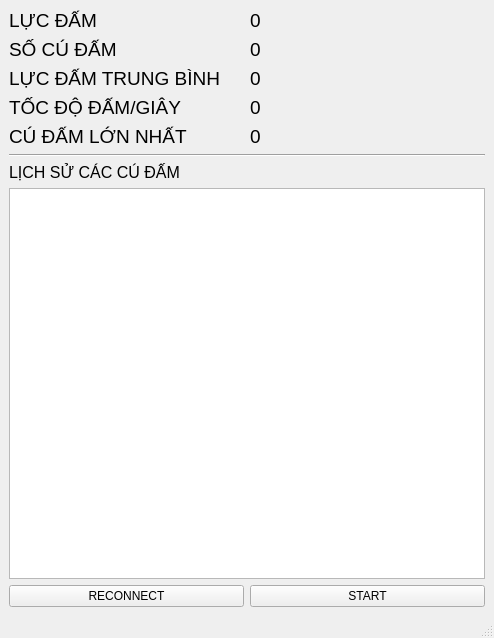
<?xml version="1.0" encoding="UTF-8"?>
<ui version="4.0">
 <class>MainWindow</class>
 <widget class="QMainWindow" name="MainWindow">
  <property name="geometry">
   <rect>
    <x>0</x>
    <y>0</y>
    <width>494</width>
    <height>638</height>
   </rect>
  </property>
  <property name="windowTitle">
   <string>MainWindow</string>
  </property>
  <widget class="QWidget" name="centralwidget">
   <layout class="QGridLayout" name="gridLayout">
    <item row="4" column="1">
     <widget class="QLabel" name="label_5">
      <property name="font">
       <font>
        <pointsize>14</pointsize>
       </font>
      </property>
      <property name="text">
       <string>CÚ ĐẤM LỚN NHẤT</string>
      </property>
     </widget>
    </item>
    <item row="6" column="1">
     <widget class="QLabel" name="label_6">
      <property name="font">
       <font>
        <pointsize>12</pointsize>
       </font>
      </property>
      <property name="text">
       <string>LỊCH SỬ CÁC CÚ ĐẤM</string>
      </property>
     </widget>
    </item>
    <item row="2" column="1">
     <widget class="QLabel" name="label">
      <property name="font">
       <font>
        <pointsize>14</pointsize>
       </font>
      </property>
      <property name="text">
       <string>LỰC ĐẤM TRUNG BÌNH</string>
      </property>
     </widget>
    </item>
    <item row="1" column="1">
     <widget class="QLabel" name="label_4">
      <property name="font">
       <font>
        <pointsize>14</pointsize>
       </font>
      </property>
      <property name="text">
       <string>SỐ CÚ ĐẤM</string>
      </property>
     </widget>
    </item>
    <item row="8" column="1">
     <widget class="QPushButton" name="pushButton">
      <property name="text">
       <string>RECONNECT</string>
      </property>
     </widget>
    </item>
    <item row="7" column="1" colspan="2">
     <widget class="QTableView" name="tableView"/>
    </item>
    <item row="3" column="1">
     <widget class="QLabel" name="label_3">
      <property name="font">
       <font>
        <pointsize>14</pointsize>
       </font>
      </property>
      <property name="text">
       <string>TỐC ĐỘ ĐẤM/GIÂY</string>
      </property>
     </widget>
    </item>
    <item row="0" column="1">
     <widget class="QLabel" name="label_2">
      <property name="font">
       <font>
        <pointsize>14</pointsize>
       </font>
      </property>
      <property name="text">
       <string>LỰC ĐẤM</string>
      </property>
     </widget>
    </item>
    <item row="8" column="2">
     <widget class="QPushButton" name="pushButton_2">
      <property name="text">
       <string>START</string>
      </property>
     </widget>
    </item>
    <item row="0" column="2">
     <widget class="QLabel" name="label_7">
      <property name="font">
       <font>
        <family>Arial</family>
        <pointsize>14</pointsize>
       </font>
      </property>
      <property name="text">
       <string>0</string>
      </property>
     </widget>
    </item>
    <item row="1" column="2">
     <widget class="QLabel" name="label_8">
      <property name="font">
       <font>
        <family>Arial</family>
        <pointsize>14</pointsize>
       </font>
      </property>
      <property name="text">
       <string>0</string>
      </property>
     </widget>
    </item>
    <item row="2" column="2">
     <widget class="QLabel" name="label_9">
      <property name="font">
       <font>
        <family>Arial</family>
        <pointsize>14</pointsize>
       </font>
      </property>
      <property name="text">
       <string>0</string>
      </property>
     </widget>
    </item>
    <item row="3" column="2">
     <widget class="QLabel" name="label_10">
      <property name="font">
       <font>
        <family>Arial</family>
        <pointsize>14</pointsize>
       </font>
      </property>
      <property name="text">
       <string>0</string>
      </property>
     </widget>
    </item>
    <item row="4" column="2">
     <widget class="QLabel" name="label_11">
      <property name="font">
       <font>
        <family>Arial</family>
        <pointsize>14</pointsize>
       </font>
      </property>
      <property name="text">
       <string>0</string>
      </property>
     </widget>
    </item>
    <item row="5" column="1" colspan="2">
     <widget class="Line" name="line">
      <property name="orientation">
       <enum>Qt::Horizontal</enum>
      </property>
     </widget>
    </item>
   </layout>
  </widget>
  <widget class="QMenuBar" name="menubar">
   <property name="geometry">
    <rect>
     <x>0</x>
     <y>0</y>
     <width>494</width>
     <height>21</height>
    </rect>
   </property>
  </widget>
  <widget class="QStatusBar" name="statusbar"/>
 </widget>
 <resources/>
 <connections/>
</ui>
